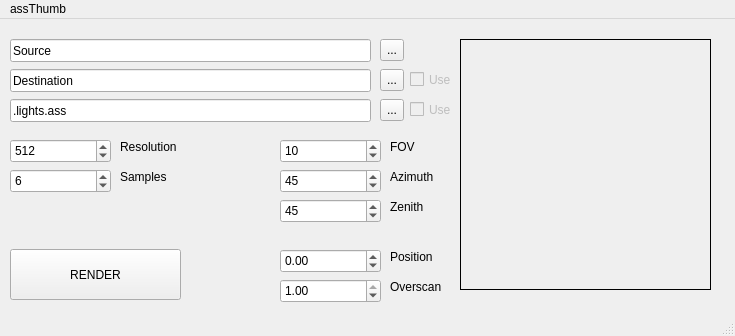
<?xml version="1.0" encoding="UTF-8"?>
<ui version="4.0">
 <class>MainWindow</class>
 <widget class="QMainWindow" name="MainWindow">
  <property name="geometry">
   <rect>
    <x>0</x>
    <y>0</y>
    <width>735</width>
    <height>336</height>
   </rect>
  </property>
  <property name="windowTitle">
   <string>MainWindow</string>
  </property>
  <widget class="QWidget" name="widget">
   <widget class="QLineEdit" name="line_source">
    <property name="geometry">
     <rect>
      <x>10</x>
      <y>20</y>
      <width>361</width>
      <height>23</height>
     </rect>
    </property>
    <property name="text">
     <string>Source</string>
    </property>
   </widget>
   <widget class="QLineEdit" name="line_destination">
    <property name="geometry">
     <rect>
      <x>10</x>
      <y>50</y>
      <width>361</width>
      <height>23</height>
     </rect>
    </property>
    <property name="text">
     <string>Destination</string>
    </property>
   </widget>
   <widget class="QSpinBox" name="box_resolution">
    <property name="geometry">
     <rect>
      <x>10</x>
      <y>120</y>
      <width>101</width>
      <height>24</height>
     </rect>
    </property>
    <property name="minimum">
     <number>32</number>
    </property>
    <property name="maximum">
     <number>1024</number>
    </property>
    <property name="value">
     <number>512</number>
    </property>
   </widget>
   <widget class="QSpinBox" name="box_azimuth">
    <property name="geometry">
     <rect>
      <x>280</x>
      <y>150</y>
      <width>101</width>
      <height>24</height>
     </rect>
    </property>
    <property name="minimum">
     <number>-360</number>
    </property>
    <property name="maximum">
     <number>360</number>
    </property>
    <property name="value">
     <number>45</number>
    </property>
   </widget>
   <widget class="QSpinBox" name="box_zenith">
    <property name="geometry">
     <rect>
      <x>280</x>
      <y>180</y>
      <width>101</width>
      <height>24</height>
     </rect>
    </property>
    <property name="minimum">
     <number>-90</number>
    </property>
    <property name="maximum">
     <number>90</number>
    </property>
    <property name="value">
     <number>45</number>
    </property>
   </widget>
   <widget class="QLabel" name="label_res">
    <property name="geometry">
     <rect>
      <x>120</x>
      <y>120</y>
      <width>61</width>
      <height>16</height>
     </rect>
    </property>
    <property name="text">
     <string>Resolution</string>
    </property>
   </widget>
   <widget class="QLabel" name="label_azimuth">
    <property name="geometry">
     <rect>
      <x>390</x>
      <y>150</y>
      <width>61</width>
      <height>16</height>
     </rect>
    </property>
    <property name="text">
     <string>Azimuth</string>
    </property>
   </widget>
   <widget class="QLabel" name="label_zenith">
    <property name="geometry">
     <rect>
      <x>390</x>
      <y>180</y>
      <width>61</width>
      <height>16</height>
     </rect>
    </property>
    <property name="text">
     <string>Zenith</string>
    </property>
   </widget>
   <widget class="QLabel" name="label_position">
    <property name="geometry">
     <rect>
      <x>390</x>
      <y>230</y>
      <width>61</width>
      <height>16</height>
     </rect>
    </property>
    <property name="text">
     <string>Position</string>
    </property>
   </widget>
   <widget class="QLabel" name="label_overscan">
    <property name="geometry">
     <rect>
      <x>390</x>
      <y>260</y>
      <width>61</width>
      <height>16</height>
     </rect>
    </property>
    <property name="text">
     <string>Overscan</string>
    </property>
   </widget>
   <widget class="QSpinBox" name="box_sample">
    <property name="geometry">
     <rect>
      <x>10</x>
      <y>150</y>
      <width>101</width>
      <height>24</height>
     </rect>
    </property>
    <property name="minimum">
     <number>2</number>
    </property>
    <property name="maximum">
     <number>36</number>
    </property>
    <property name="value">
     <number>6</number>
    </property>
   </widget>
   <widget class="QLabel" name="label_sample">
    <property name="geometry">
     <rect>
      <x>120</x>
      <y>150</y>
      <width>61</width>
      <height>16</height>
     </rect>
    </property>
    <property name="text">
     <string>Samples</string>
    </property>
   </widget>
   <widget class="QPushButton" name="pushbutton_render">
    <property name="geometry">
     <rect>
      <x>10</x>
      <y>230</y>
      <width>171</width>
      <height>51</height>
     </rect>
    </property>
    <property name="text">
     <string>RENDER</string>
    </property>
   </widget>
   <widget class="QToolButton" name="toolbutton_source">
    <property name="geometry">
     <rect>
      <x>380</x>
      <y>20</y>
      <width>24</width>
      <height>22</height>
     </rect>
    </property>
    <property name="text">
     <string>...</string>
    </property>
   </widget>
   <widget class="QToolButton" name="toolbutton_destination">
    <property name="geometry">
     <rect>
      <x>380</x>
      <y>50</y>
      <width>24</width>
      <height>22</height>
     </rect>
    </property>
    <property name="text">
     <string>...</string>
    </property>
   </widget>
   <widget class="QCheckBox" name="check_useDest">
    <property name="enabled">
     <bool>false</bool>
    </property>
    <property name="geometry">
     <rect>
      <x>410</x>
      <y>50</y>
      <width>79</width>
      <height>21</height>
     </rect>
    </property>
    <property name="text">
     <string>Use</string>
    </property>
    <property name="checkable">
     <bool>true</bool>
    </property>
    <property name="checked">
     <bool>false</bool>
    </property>
   </widget>
   <widget class="QSpinBox" name="box_fov">
    <property name="geometry">
     <rect>
      <x>280</x>
      <y>120</y>
      <width>101</width>
      <height>24</height>
     </rect>
    </property>
    <property name="minimum">
     <number>1</number>
    </property>
    <property name="maximum">
     <number>60</number>
    </property>
    <property name="value">
     <number>10</number>
    </property>
   </widget>
   <widget class="QLabel" name="label_fov">
    <property name="geometry">
     <rect>
      <x>390</x>
      <y>120</y>
      <width>61</width>
      <height>16</height>
     </rect>
    </property>
    <property name="text">
     <string>FOV</string>
    </property>
   </widget>
   <widget class="QToolButton" name="toolbutton_lights">
    <property name="geometry">
     <rect>
      <x>380</x>
      <y>80</y>
      <width>24</width>
      <height>22</height>
     </rect>
    </property>
    <property name="text">
     <string>...</string>
    </property>
   </widget>
   <widget class="QCheckBox" name="check_useLights">
    <property name="enabled">
     <bool>false</bool>
    </property>
    <property name="geometry">
     <rect>
      <x>410</x>
      <y>80</y>
      <width>79</width>
      <height>21</height>
     </rect>
    </property>
    <property name="text">
     <string>Use</string>
    </property>
   </widget>
   <widget class="QLineEdit" name="line_lights">
    <property name="geometry">
     <rect>
      <x>10</x>
      <y>80</y>
      <width>361</width>
      <height>23</height>
     </rect>
    </property>
    <property name="text">
     <string>.lights.ass</string>
    </property>
   </widget>
   <widget class="QDoubleSpinBox" name="box_position">
    <property name="geometry">
     <rect>
      <x>280</x>
      <y>230</y>
      <width>101</width>
      <height>24</height>
     </rect>
    </property>
    <property name="minimum">
     <double>-100.000000000000000</double>
    </property>
    <property name="maximum">
     <double>100.000000000000000</double>
    </property>
    <property name="singleStep">
     <double>0.250000000000000</double>
    </property>
    <property name="value">
     <double>0.000000000000000</double>
    </property>
   </widget>
   <widget class="QDoubleSpinBox" name="box_overscan">
    <property name="geometry">
     <rect>
      <x>280</x>
      <y>260</y>
      <width>101</width>
      <height>24</height>
     </rect>
    </property>
    <property name="minimum">
     <double>0.100000000000000</double>
    </property>
    <property name="maximum">
     <double>1.000000000000000</double>
    </property>
    <property name="singleStep">
     <double>0.250000000000000</double>
    </property>
    <property name="value">
     <double>1.000000000000000</double>
    </property>
   </widget>
   <widget class="QLabel" name="label_imagebox">
    <property name="enabled">
     <bool>true</bool>
    </property>
    <property name="geometry">
     <rect>
      <x>460</x>
      <y>20</y>
      <width>251</width>
      <height>251</height>
     </rect>
    </property>
    <property name="font">
     <font>
      <pointsize>15</pointsize>
      <weight>75</weight>
      <bold>true</bold>
     </font>
    </property>
    <property name="frameShape">
     <enum>QFrame::Box</enum>
    </property>
    <property name="text">
     <string/>
    </property>
    <property name="scaledContents">
     <bool>true</bool>
    </property>
    <property name="alignment">
     <set>Qt::AlignCenter</set>
    </property>
   </widget>
  </widget>
  <widget class="QMenuBar" name="menubar">
   <property name="geometry">
    <rect>
     <x>0</x>
     <y>0</y>
     <width>735</width>
     <height>20</height>
    </rect>
   </property>
   <widget class="QMenu" name="menuassThumb">
    <property name="title">
     <string>assThumb</string>
    </property>
    <widget class="QMenu" name="menuDefaults">
     <property name="title">
      <string>Defaults</string>
     </property>
     <addaction name="separator"/>
     <addaction name="separator"/>
     <addaction name="actionSave"/>
     <addaction name="actionLoad"/>
    </widget>
    <addaction name="menuDefaults"/>
    <addaction name="actionExport_Expanded"/>
    <addaction name="separator"/>
    <addaction name="actionExit"/>
   </widget>
   <addaction name="menuassThumb"/>
  </widget>
  <widget class="QStatusBar" name="statusbar"/>
  <action name="actionExport_Expanded">
   <property name="text">
    <string>Export Expanded</string>
   </property>
  </action>
  <action name="actionExit">
   <property name="text">
    <string>Exit</string>
   </property>
  </action>
  <action name="actionSave">
   <property name="text">
    <string>Save...</string>
   </property>
  </action>
  <action name="actionLoad">
   <property name="text">
    <string>Load...</string>
   </property>
  </action>
 </widget>
 <resources/>
 <connections/>
</ui>
